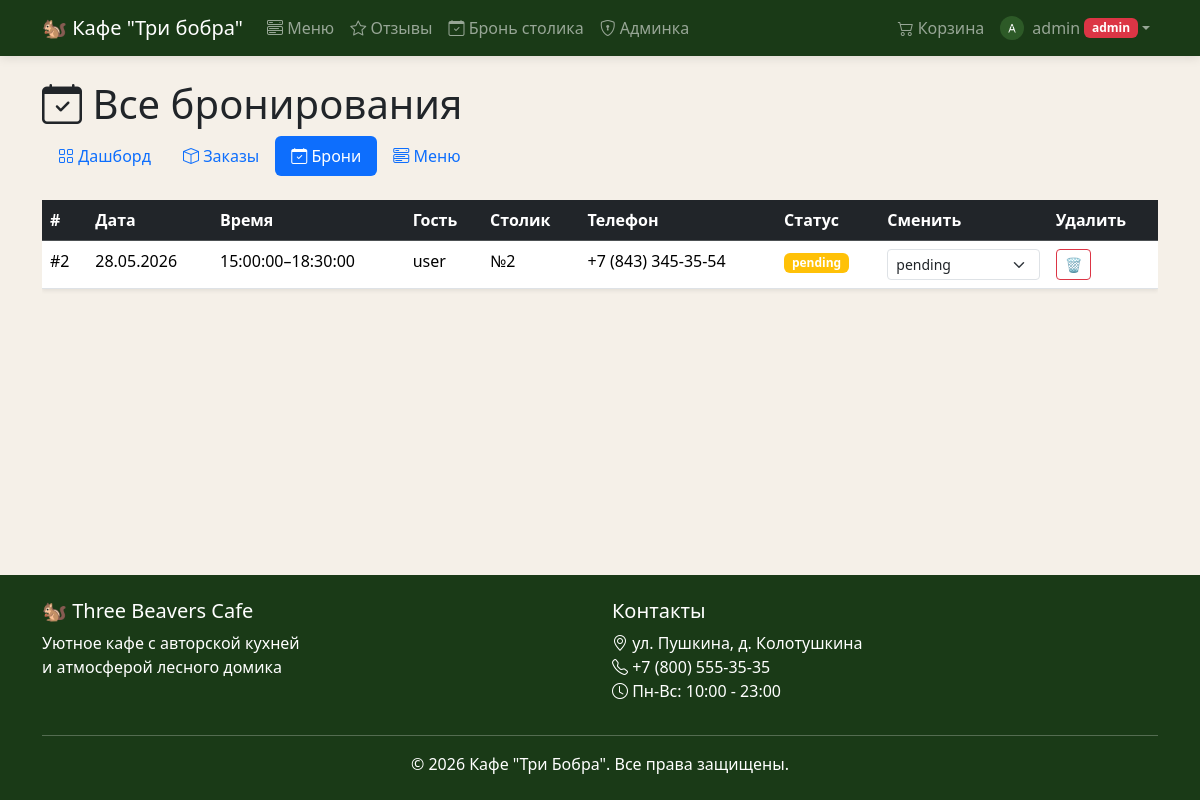
Screenshot of /admin/bookings (signed in) with the database file from the repository.
### models.py (models this page shows)
class User(UserMixin, db.Model):
    id = db.Column(db.Integer, primary_key=True)
    username = db.Column(db.String(80), unique=True, nullable=False)
    email = db.Column(db.String(120), unique=True, nullable=False)
    password_hash = db.Column(db.String(256), nullable=False)
    is_admin = db.Column(db.Boolean, default=False)
    avatar = db.Column(db.String(300), default="default-avatar.png")
    cart_items = db.relationship("CartItem", backref="user", lazy=True)
    orders = db.relationship("Order", backref="user", lazy=True)
    bookings = db.relationship("Booking", backref="user", lazy=True)
    reviews = db.relationship("Review", backref="user", lazy=True)

class Booking(db.Model):
    id = db.Column(db.Integer, primary_key=True)
    user_id = db.Column(db.Integer, db.ForeignKey("user.id"), nullable=False)
    date = db.Column(db.Date, nullable=False)
    time_from = db.Column(db.Time, nullable=False)
    time_to = db.Column(db.Time, nullable=False)
    table_number = db.Column(db.Integer, nullable=False)
    phone = db.Column(db.String(20), nullable=False)
    special_requests = db.Column(db.Text, nullable=True)
    status = db.Column(db.String(20), default="pending")
    created_at = db.Column(db.DateTime, default=datetime.utcnow)

### routes/admin.py (the view)
@admin_bp.route("/bookings")
@login_required
@admin_required
def bookings():
    date_filter = request.args.get("date", "")
    status_filter = request.args.get("status", "all")
    query = Booking.query.order_by(Booking.date, Booking.time_from)
    if status_filter != "all":
        query = query.filter_by(status=status_filter)
    if date_filter:
        filter_date = datetime.strptime(date_filter, "%Y-%m-%d").date()
        query = query.filter_by(date=filter_date)
    else:
        query = query.filter(Booking.date >= date.today())
    all_bookings = query.all()
    return render_template("admin/bookings.html",
                           bookings=all_bookings,
                           current_date=date_filter,
                           current_status=status_filter,
                           today=date.today())

### routes/admin.py (called while the page is built)
def admin_required(f):
    @wraps(f)
    def decorated_function(*args, **kwargs):
        if not current_user.is_authenticated or not current_user.is_admin:
            flash("Доступ запрещён! Только для администраторов.", "danger")
            return redirect(url_for("main.index"))
        return f(*args, **kwargs)
    return decorated_function

### templates/admin/bookings.html (shortened to what this page needs)
{% extends "base.html" %}
{% block content %}
<div class="container">
    <h1 class="mb-2"><i class="bi bi-calendar-check"></i> Все бронирования</h1>
    <ul class="nav nav-pills mb-4">
        <li class="nav-item"><a class="nav-link" href="{{ url_for('admin.dashboard') }}"><i class="bi bi-grid"></i> Дашборд</a></li>
        <li class="nav-item"><a class="nav-link" href="{{ url_for('admin.orders') }}"><i class="bi bi-box"></i> Заказы</a></li>
        <li class="nav-item"><a class="nav-link active" href="{{ url_for('admin.bookings') }}"><i class="bi bi-calendar-check"></i> Брони</a></li>
        <li class="nav-item"><a class="nav-link" href="{{ url_for('admin.menu') }}"><i class="bi bi-menu-button-wide"></i> Меню</a></li>
    </ul>
    <div class="table-responsive">
        <table class="table table-hover shadow-sm">
            <thead class="table-dark">
                <tr><th>#</th><th>Дата</th><th>Время</th><th>Гость</th><th>Столик</th><th>Телефон</th><th>Статус</th><th>Сменить</th><th>Удалить</th></tr>
            </thead>
            <tbody>
                {% for b in bookings %}
                <tr>
                    <td>#{{ b.id }}</td>
                    <td>{{ b.date.strftime('%d.%m.%Y') }}</td>
                    <td>{{ b.time_from }}–{{ b.time_to }}</td>
                    <td>{{ b.user.username }}</td>
                    <td>№{{ b.table_number }}</td>
                    <td>{{ b.phone }}</td>
                    <td><span class="badge bg-{% if b.status=='pending' %}warning{% elif b.status=='confirmed' %}success{% elif b.status=='cancelled' %}danger{% else %}secondary{% endif %}">{{ b.status }}</span></td>
                    <td>
                        <form method="POST" action="{{ url_for('admin.update_booking_status', booking_id=b.id) }}" class="d-flex gap-1">
                            <select name="status" class="form-select form-select-sm" onchange="this.form.submit()">
                                <option value="pending" {% if b.status=='pending' %}selected{% endif %}>pending</option>
                            </select>
                        </form>
                        <td>
                            <form method="POST" action="{{ url_for('admin.delete_booking', booking_id=b.id) }}"
                                onsubmit="return confirm('Удалить бронь #{{ b.id }} навсегда?')">
                                <button class="btn btn-sm btn-outline-danger">🗑️</button>
                            </form>
                        </td>
                    </td>
                </tr>
                {% endfor %}
            </tbody>
        </table>
    </div>
</div>
{% endblock %}

### templates/base.html (shortened to what this page needs)
<!DOCTYPE html>
<html lang="ru">
<head>
    <link href="https://cdn.jsdelivr.net/npm/bootstrap@5.3.2/dist/css/bootstrap.min.css" rel="stylesheet">
    <link href="https://cdn.jsdelivr.net/npm/bootstrap-icons@1.11.2/font/bootstrap-icons.css" rel="stylesheet">
    <link href="{{ url_for('static', filename='css/style.css') }}" rel="stylesheet">
</head>
<body>
    <nav class="navbar navbar-expand-lg navbar-dark bg-dark-green sticky-top">
        <div class="container">
            <a class="navbar-brand" href="{{ url_for('main.index') }}">
                🐿 Кафе "Три бобра"
            </a>
            <div class="collapse navbar-collapse" id="navbarNav">
                <ul class="navbar-nav me-auto">
                    <li class="nav-item">
                        <a class="nav-link" href="{{ url_for('menu.menu') }}">
                            <i class="bi bi-menu-button-wide"></i> Меню
                        </a>
                    </li>
                    <li class="nav-item">
                        <a class="nav-link" href="{{ url_for('reviews.reviews') }}">
                            <i class="bi bi-star"></i> Отзывы
                        </a>
                    </li>
                    <li class="nav-item">
                        <a class="nav-link" href="{{ url_for('booking.booking') }}">
                            <i class="bi bi-calendar-check"></i> Бронь столика
                        </a>
                    </li>
                    {% if current_user.is_authenticated and current_user.is_admin %}
                    <li class="nav-item">
                        <a class="nav-link" href="{{ url_for('admin.dashboard') }}">
                            <i class="bi bi-shield-lock"></i> Админка
                        </a>
                    </li>
                    {% endif %}
                </ul>
                <ul class="navbar-nav">
                    {% if current_user.is_authenticated %}
                    <li class="nav-item">
                        <a class="nav-link d-flex align-items-center gap-1" href="{{ url_for('cart.cart') }}">
                            <i class="bi bi-cart2"></i> Корзина
                        </a>
                    </li>
                    <li class="nav-item dropdown">
                        <a class="nav-link dropdown-toggle d-flex align-items-center" href="#" role="button" data-bs-toggle="dropdown">
                            <img src="/auth/avatar/{{ current_user.id }}"
                                 class="rounded-circle me-2"
                                 style="width: 24px; height: 24px; object-fit: cover;"
                                 alt="">
                            {{ current_user.username }}
                            {% if current_user.is_admin %}<span class="badge bg-danger ms-1">admin</span>{% endif %}
                        </a>
                    </li>
                    {% endif %}
                </ul>
            </div>
        </div>
    </nav>
    <main class="py-4">
        {% block content %}{% endblock %}
    </main>
    <footer class="bg-dark-green text-white py-4 mt-auto">
        <div class="container">
            <div class="row">
                <div class="col-md-6">
                    <h5>🐿 Three Beavers Cafe</h5>
                    <p>Уютное кафе с авторской кухней<br>и атмосферой лесного домика</p>
                </div>
                <div class="col-md-6">
                    <h5>Контакты</h5>
                    <p>
                        <i class="bi bi-geo-alt"></i> ул. Пушкина, д. Колотушкина<br>
                        <i class="bi bi-telephone"></i> +7 (800) 555-35-35<br>
                        <i class="bi bi-clock"></i> Пн-Вс: 10:00 - 23:00
                    </p>
                </div>
            </div>
            <hr>
            <p class="text-center mb-0">&copy; 2026 Кафе "Три Бобра". Все права защищены.</p>
        </div>
    </footer>
</body>
</html>

### static/css/style.css (style rules this page uses)
:root { --beaver-green: #2d5a27; --beaver-dark: #1a3a17; --beaver-light: #4a7c43; --beaver-gold: #c4a35a; --beaver-cream: #f5f0e8; --beaver-brown: #6b4f3c; }
.bg-dark-green { background-color: var(--beaver-dark) !important; }
.navbar { box-shadow: 0 2px 10px rgba(0, 0, 0, 0.1); }
.nav-link { transition: color 0.3s; }
footer { background-color: var(--beaver-dark); }
body { background-color: var(--beaver-cream); min-height: 100vh; display: flex; flex-direction: column; }
main { flex: 1; }
a.nav-link.d-flex { white-space: nowrap; }

### rows the page displays
User: username "admin"
Booking: id "2", date "28.05.2026", time_from "15:00:00", time_to "18:30:00", user.username "user", table_number "2", phone "+7 (843) 345-35-54", status "pending"
